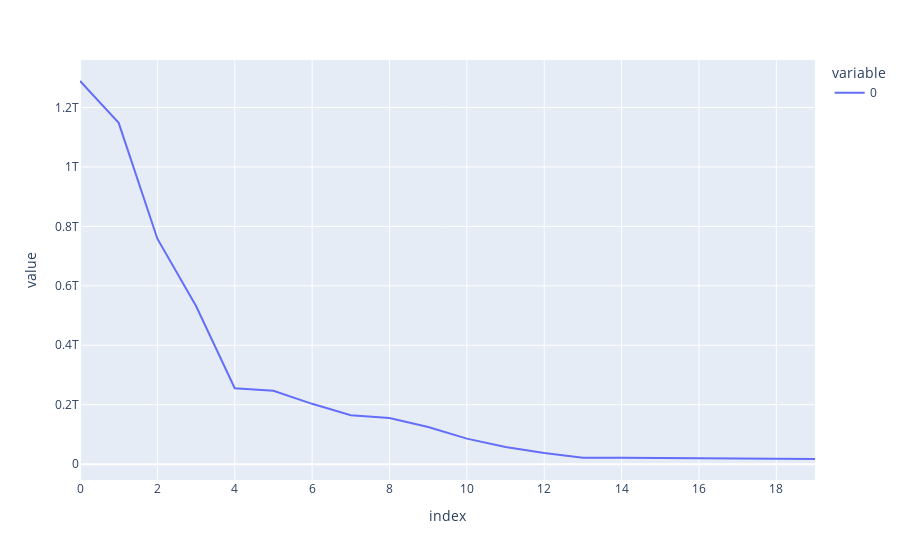

Notebook cell for this chart:
### Code cell
# line plot of growing the bests
px.line(avg_of_legends)

### Figure 1 — Plotly figure (JSON) as saved in the notebook; plotly's stock layout.template omitted (floating-point values rounded to 4 significant figures)
{"data": [{"hovertemplate": "variable=0<br>index=%{x}<br>value=%{y}<extra></extra>", "legendgroup": "0", "line": {"color": "#636efa", "dash": "solid"}, "marker": {"symbol": "circle"}, "mode": "lines", "name": "0", "orientation": "v", "showlegend": true, "type": "scatter", "x": [0, 1, 2, 3, 4, 5, 6, 7, 8, 9, 10, 11, 12, 13, 14, 15, 16, 17, 18, 19], "xaxis": "x", "y": [1289000000000.0, 1148000000000.0, 758600000000.0, 532100000000.0, 255600000000.0, 246700000000.0, 202900000000.0, 164900000000.0, 155600000000.0, 124900000000.0, 85910000000.0, 57980000000.0, 37320000000.0, 21400000000.0, 21160000000.0, 20680000000.0, 19240000000.0, 17320000000.0, 17320000000.0, 17320000000.0], "yaxis": "y"}], "layout": {"legend": {"title": {"text": "variable"}, "tracegroupgap": 0}, "margin": {"t": 60}, "xaxis": {"anchor": "y", "domain": [0, 1], "title": {"text": "index"}}, "yaxis": {"anchor": "x", "domain": [0, 1], "title": {"text": "value"}}}}
